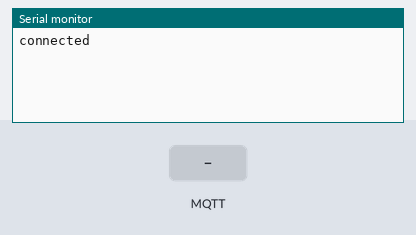
Recording of a program running on a simulated ESP32. On the bench: the last lines printed to the serial monitor. The inputs (shaded band) are chosen by the test bench. No MQTT or app messages arrive unless stated.

Above: at 2.3 s.
2.4 s: MQTT message "1" arrives on the first subscribed topic
At 3.4 s:
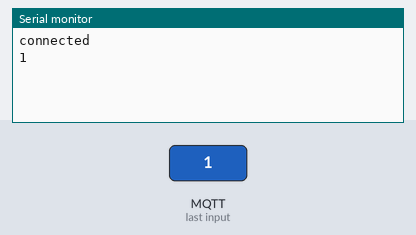
3.9 s: MQTT message "on" arrives on the first subscribed topic
At 4.5 s:
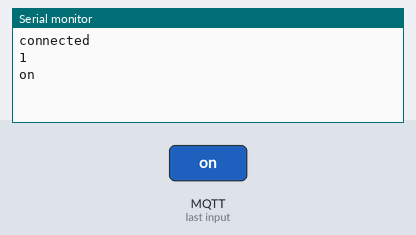
5.4 s: MQTT message "off" arrives on the first subscribed topic
At 6.8 s:
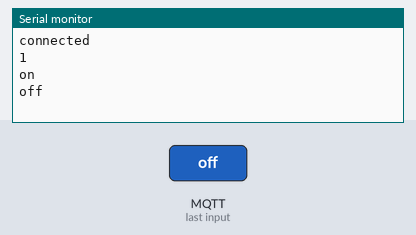

The program:

main.cpp
```cpp
#include "EspMQTTClient.h"
#include "ArduinoJson.h"
#include "HardwareSerial.h"
#include <Arduino.h>

String robotState = "IDLE";
const char* newTimeStamp = "";
const char* oldTimeStamp = "";
StaticJsonDocument<1000> recipe;

EspMQTTClient client(
  "nick",
  "12345678",
  "test.mosquitto.org",  // MQTT Broker server ip (test.mosquitto.org)
  "",   // Can be omitted if not needed
  "",   // Can be omitted if not needed
  "",     // Client name that uniquely identify your device
  1883              // The MQTT port, default to 1883. this line can be omitted
);

void publishMsg()
{
  client.publish("BIP/TechConnect/State", robotState);
}

void onReceive(String msg)
{
  // Send the received JSON via Serial
  Serial.println(msg);
}

void setup()
{
  Serial.begin(115200);
  // Optional functionalities of EspMQTTClient:
  //client.enableDebuggingMessages(); // Enable debugging messages sent to serial output
  // client.enableLastWillMessage("TestClient/lastwill", "I am going offline");  // You can activate the retain flag by setting the third parameter to true
  client.enableHTTPWebUpdater(); // Enable the web updater. User and password default to values of MQTTUsername and MQTTPassword. These can be overridden with enableHTTPWebUpdater("user", "password").

}

// This function is called once everything is connected (WiFi and MQTT)
// WARNING: YOU MUST IMPLEMENT IT IF YOU USE EspMQTTClient
void onConnectionEstablished()
{
  Serial.print("connected\n");
  client.subscribe("BIP/TechConnect/Pill/Receive", onReceive);
}

void loop()
{
  client.loop();
}
```

Measured:
- after the input at 2.4 s, the serial monitor: prints a new line at once (image 1)
- after the input at 3.9 s, the serial monitor: prints a new line at once (image 2)
- after the input at 5.4 s, the serial monitor: prints a new line at once (image 3)
